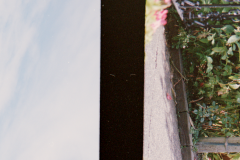
#> input picture tests/data/real_scan_sky.png, 240 x 160 px
$ python -i dust_removal.py   (imports and definitions only)
#> lines starting #> are read from the running program, lines starting #| are printed output that depends on the picture; after the words box and inside, x2 and y2 are one past the last pixel; in counts of white or black regions, pixels touching at a corner belong together
#> further down, picture is the input picture: shape (160, 240, 3); mean B, G, R 130.1, 135.8, 140.7
"""Dust & scratch detection + 16-bit inpainting for FreeCCR.

Pure ``numpy`` + OpenCV (no Qt, no scipy/skimage) so it stays Nuitka-friendly
and unit-testable headless. Operates on the CONVERTED POSITIVE (uint16 RGB),
where film dust shows as small bright specks and thin bright/dark scratches.

Heal strokes are resolution-independent vectors stored on ``CCRImage`` and
replayed through ``CCRImage.apply_adjustments`` at preview, zoom, and export
resolutions. A stroke dict::

    {"points":  [[nx, ny], ...],   # normalized 0..1, resized_raw (un-cropped) space
     "radius":  float,             # normalized to max(H, W)
     "connect": bool,              # also draw thick lines between consecutive pts
     "kind":    "spot" | "scratch",
     "source":  "auto" | "manual"}

See ``spec/dust-healing.md`` (§5, §9) for the full design.
"""
from __future__ import annotations

import numpy as np
import cv2

# --- tunable constants (spec §9.7) -----------------------------------------
SENSITIVITY_K = {"low": 6.0, "med": 4.5, "high": 3.0}
KERNEL_FRAC = 0.01           # morphology kernel ~ this fraction of the long side
                             # (detects dust up to ~half the kernel in radius)
MIN_KERNEL = 5
MAX_KERNEL = 51
MIN_AREA_FRAC = 0.0012       # min defect "radius" ~ this fraction of L (squared -> area)
MAX_AREA_FRAC = 0.05         # generous backstop; thin scratches are large-area but valid
                             # (real size gate is thickness, MAX_THICK_KERNELS below)
MAX_THICK_KERNELS = 1.0      # reject components thicker (inscribed radius) than this x kernel
                             # — a blob fatter than the morphology kernel isn't dust
ASPECT_SPOT = 2.0            # bbox aspect <= this AND solid enough -> spot, else scratch
SOLIDITY_SPOT = 0.6
SCRATCH_SAMPLE = 0.7         # grid spacing for scratch disc-sets, x the disc radius
HEAL_PAD_FRAC = 0.002        # mask dilation before inpaint ~ this fraction of L
TILE_EXTRA_PAD = 8           # extra px around each inpaint tile bbox
GRAIN = 0.3                  # grain strength (x local boundary std); 0 disables
MG_MAX_LEVELS = 3            # coarse-to-fine pyramid depth cap for the harmonic fill

# Brush radii for the manual heal tool, normalized to the image long side.
BRUSH_NORM = {"S": 0.004, "M": 0.008, "L": 0.016}

# Rec.601 luminance (matches ccr_processor._LUM_WEIGHTS).
_LUM_WEIGHTS = np.array([[0.299, 0.587, 0.114]], dtype=np.float32)


# --- small helpers ---------------------------------------------------------
def _odd(n: float) -> int:
    n = int(round(n))
    return n + 1 if n % 2 == 0 else n


def _luminance(img_u16: np.ndarray) -> np.ndarray:
    """HxWx3 uint16 RGB -> HxW float32 luminance."""
    return cv2.transform(img_u16.astype(np.float32), _LUM_WEIGHTS)


def _half_thickness(comp_u8: np.ndarray) -> float:
    """Inscribed-circle radius (half the local thickness) of a binary mask.
    A zero border is added first so a component that fills its bbox still has a
    background to measure against — otherwise distanceTransform returns FLT_MAX."""
    padded = cv2.copyMakeBorder(comp_u8, 1, 1, 1, 1, cv2.BORDER_CONSTANT, value=0)
    dt = cv2.distanceTransform(padded, cv2.DIST_L2, 3)
    return float(dt.max())


def _grid_subsample(xs: np.ndarray, ys: np.ndarray, spacing: int) -> list:
    """Return indices keeping one point per ``spacing``-sized grid cell, so the
    kept points are at most ~sqrt(2)*spacing apart — discs of radius >= spacing
    then overlap and fully cover the component (spec §9.6)."""
    spacing = max(1, int(spacing))
    seen = set()
    keep = []
    gx = (xs // spacing).astype(np.int64)
    gy = (ys // spacing).astype(np.int64)
    for i in range(xs.shape[0]):
        key = (int(gx[i]), int(gy[i]))
        if key in seen:
            continue
        seen.add(key)
        keep.append(i)
    return keep


# [31 lines left out: function clean_strokes, not called in this run]


# --- detection -------------------------------------------------------------
def detect_dust(img_u16: np.ndarray, sensitivity: str = "med") -> list:
    """Detect dust spots and scratches on a converted positive (uint16 RGB).

    Returns a list of ``source="auto"`` stroke dicts (normalized coords).
    Deterministic; no RNG.
    """
#> called with sensitivity = 'med'
    if img_u16 is None or getattr(img_u16, "ndim", 0) != 3:
        return []
    h, w = img_u16.shape[:2]
#> h = 160; w = 240
    L = max(h, w)
#> L = 240

    k = int(np.clip(_odd(KERNEL_FRAC * L), MIN_KERNEL, MAX_KERNEL))
#> k = 5
    lum = _luminance(img_u16)
#> in _luminance, `return cv2.transform(img_u16.astype(np.float32), _LUM_WEIGHTS)`:
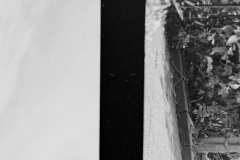
#> returned value: shape (160, 240) float32; min 0, max 226.8, mean 134.7
    # Light pre-smooth so isolated 1-2 px film grain doesn't read as dust
    # (real specks are several px and survive a 3x3 blur).
    lum = cv2.GaussianBlur(lum, (3, 3), 0)
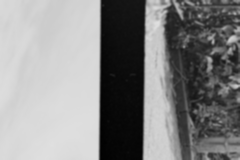
#> lum: shape (160, 240) float32; min 1.68, max 224.1, mean 134.7
    kernel = cv2.getStructuringElement(cv2.MORPH_ELLIPSE, (k, k))
    tophat = cv2.morphologyEx(lum, cv2.MORPH_TOPHAT, kernel)
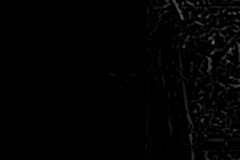
#> tophat: shape (160, 240) float32; min 0, max 109, mean 2.7
    blackhat = cv2.morphologyEx(lum, cv2.MORPH_BLACKHAT, kernel)
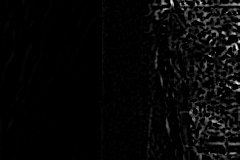
#> blackhat: shape (160, 240) float32; min 0, max 73.08, mean 2.2; drawn with min black and max white
    residual = np.maximum(tophat, blackhat)

    # Robust threshold from the median absolute deviation (noise-adaptive).
    med = float(np.median(residual))
#> med = 0.666
    mad = float(np.median(np.abs(residual - med)))
#> mad = 0.666
    spread = 1.4826 * mad + 1e-6          # ~ robust std
#> spread = 0.987
    k_sens = SENSITIVITY_K.get(sensitivity, SENSITIVITY_K["med"])
    thr = med + k_sens * spread
#> thr = 5.11
    mask = (residual > thr).astype(np.uint8)
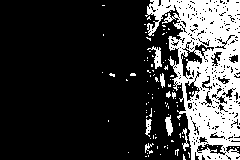
#> mask: shape (160, 240); values 0 (black) and 1 (white), 23.1% white; 97 white regions (88 under 20 px), largest, box (x1, y1, x2, y2) and area: (145, 0, 240, 160) 8077, (147, 46, 162, 69) 130, (165, 115, 173, 136) 102
    if int(mask.sum()) == 0:
        return []

    min_area = max(4, int(round((MIN_AREA_FRAC * L) ** 2)))
#> min_area = 4
    max_area = max(min_area + 1, int(round(MAX_AREA_FRAC * h * w)))
#> max_area = 1920

    num, labels, stats, centroids = cv2.connectedComponentsWithStats(mask, connectivity=8)
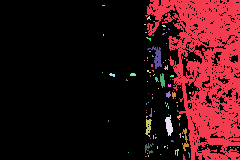
#> labels: shape (160, 240) int32; 98 distinct labels, from 0 to 97; one colour per label, 0 black
#> num = 98; stats = 98 rows, first 6: [0, 0, 240, 160, 29524], [145, 0, 95, 160, 8077], [102, 5, 3, 1, 3], [147, 16, 4, 4, 8], [144, 24, 2, 1, 2], [162, 25, 4, 2, 6]; centroids = 98 pairs, first value 94.58 to 237.5, second value 5 to 157.1
    strokes = []
    for lbl in range(1, num):
        area = int(stats[lbl, cv2.CC_STAT_AREA])
        if area < min_area or area > max_area:
            continue
        x = int(stats[lbl, cv2.CC_STAT_LEFT])
        y = int(stats[lbl, cv2.CC_STAT_TOP])
        cw = int(stats[lbl, cv2.CC_STAT_WIDTH])
        ch = int(stats[lbl, cv2.CC_STAT_HEIGHT])
        comp = (labels[y:y + ch, x:x + cw] == lbl).astype(np.uint8)

        # Half-thickness (inscribed-circle radius). A component fatter than the
        # morphology kernel is a blob/real subject, not dust — reject it. This is
        # the true size gate (area would wrongly reject long thin scratches).
        half_thk = _half_thickness(comp)
        if half_thk > MAX_THICK_KERNELS * k:
            continue

        # Shape descriptors.
        aspect = max(cw, ch) / max(1, min(cw, ch))
        cnts, _ = cv2.findContours(comp, cv2.RETR_EXTERNAL, cv2.CHAIN_APPROX_SIMPLE)
        if not cnts:
            continue
        cnt = max(cnts, key=cv2.contourArea)
        hull_area = cv2.contourArea(cv2.convexHull(cnt))
        solidity = (area / hull_area) if hull_area > 0 else 1.0

        # Prominence gate: the peak must stand above its local surroundings.
        if not _is_prominent(residual, labels, lbl, x, y, cw, ch,
                             half_thk, k_sens * spread):
            continue

        is_spot = (aspect <= ASPECT_SPOT and solidity >= SOLIDITY_SPOT)
        if is_spot:
            cx, cy = float(centroids[lbl][0]), float(centroids[lbl][1])
            r_px = max(half_thk, float(np.sqrt(area / np.pi))) + 1.0
            strokes.append({
                "points": [[cx / w, cy / h]],
                "radius": r_px / L,
                "connect": False,
                "kind": "spot",
                "source": "auto",
            })
        else:
            r_px = max(1.0, half_thk) + 1.0
            spacing = max(1, int(round(SCRATCH_SAMPLE * r_px)))
            ys, xs = np.nonzero(comp)
            keep = _grid_subsample(xs, ys, spacing)
            pts = [[(x + int(xs[i])) / w, (y + int(ys[i])) / h] for i in keep]
            if not pts:
                pts = [[(x + cw / 2.0) / w, (y + ch / 2.0) / h]]
            strokes.append({
                "points": pts,
                "radius": r_px / L,
                "connect": False,
                "kind": "scratch",
                "source": "auto",
            })
#> this loop made 97 passes
#> (area, x, y, cw, ch, half_thk, aspect, cnts) on pass 14: (130, 147, 46, 15, 23, 2.87, 1.53, 1 contour; box (x1, y1, x2, y2) and area: (0, 0, 15, 23) 96)
#> (area, x, y, cw, ch, half_thk, aspect, cnts) on pass 31: (52, 160, 73, 5, 15, 2.32, 3, 1 contour; box (x1, y1, x2, y2) and area: (0, 0, 5, 15) 34)
#> after the loop, strokes = 26 items
    return strokes


def _is_prominent(residual, labels, lbl, x, y, cw, ch, half_thk, bar) -> bool:
    """True if the component's peak residual exceeds its surrounding-annulus
    median by more than ``bar`` (rejects detail sitting on bright texture)."""
    pad = int(min(50, max(2, round(3 * max(1.0, half_thk)))))
    y0 = max(0, y - pad)
    x0 = max(0, x - pad)
    y1 = min(residual.shape[0], y + ch + pad)
    x1 = min(residual.shape[1], x + cw + pad)
    sub_lbl = labels[y0:y1, x0:x1]
    sub_res = residual[y0:y1, x0:x1]
    comp = (sub_lbl == lbl)
    if not comp.any():
        return False
    comp_u8 = comp.astype(np.uint8)
    ker = cv2.getStructuringElement(cv2.MORPH_ELLIPSE, (3, 3))
    dil1 = cv2.dilate(comp_u8, ker, iterations=1)
    big = cv2.dilate(comp_u8, ker, iterations=pad)
    annulus = (big > 0) & (dil1 == 0)
    if not annulus.any():
        return True
    peak = float(sub_res[comp].max())
    ann_med = float(np.median(sub_res[annulus]))
    return (peak - ann_med) > bar


# --- rasterization + inpainting -------------------------------------------
# [150 lines left out: functions rasterize_strokes, inpaint_dust, _inpaint_tile, _jacobi, _harmonic_fill, _add_grain, not called in this run]

>>> import cv2
>>> picture = cv2.imread('../../tests/data/real_scan_sky.png')
>>> result = detect_dust(picture)
#> result = 26 items
